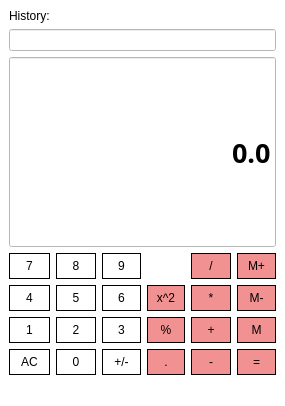
<?xml version="1.0" encoding="UTF-8"?>
<ui version="4.0">
 <class>Calculator</class>
 <widget class="QMainWindow" name="Calculator">
  <property name="windowModality">
   <enum>Qt::WindowModal</enum>
  </property>
  <property name="geometry">
   <rect>
    <x>0</x>
    <y>0</y>
    <width>285</width>
    <height>406</height>
   </rect>
  </property>
  <property name="maximumSize">
   <size>
    <width>16777215</width>
    <height>600</height>
   </size>
  </property>
  <property name="windowTitle">
   <string>Calculator</string>
  </property>
  <property name="styleSheet">
   <string notr="true">background-color: #FFFFFF;</string>
  </property>
  <property name="toolButtonStyle">
   <enum>Qt::ToolButtonFollowStyle</enum>
  </property>
  <widget class="QWidget" name="centralwidget">
   <layout class="QGridLayout" name="gridLayout">
    <item row="6" column="4">
     <widget class="QPushButton" name="Subtract">
      <property name="sizePolicy">
       <sizepolicy hsizetype="Preferred" vsizetype="Preferred">
        <horstretch>0</horstretch>
        <verstretch>0</verstretch>
       </sizepolicy>
      </property>
      <property name="styleSheet">
       <string notr="true">QPushButton {
	background-color: #F29191;
	border-radius: 15px;
	border: 1px solid;
	padding: 5px;
}
QPushButton:pressed {
	background-color: #D48181;
	border-radius: 15px;
	border: 1px solid;
	padding: 5px;
}</string>
      </property>
      <property name="text">
       <string>-</string>
      </property>
     </widget>
    </item>
    <item row="5" column="1">
     <widget class="QPushButton" name="Button2">
      <property name="sizePolicy">
       <sizepolicy hsizetype="Preferred" vsizetype="Preferred">
        <horstretch>0</horstretch>
        <verstretch>0</verstretch>
       </sizepolicy>
      </property>
      <property name="styleSheet">
       <string notr="true">QPushButton {
	background-color: #FFFFFF;
	border-radius: 15px;
	border: 1px solid;
	padding: 5px;
}
QPushButton:pressed {
	background-color: #E0DFDF;
	border-radius: 15px;
	border: 1px solid;
	padding: 5px;
}</string>
      </property>
      <property name="text">
       <string>2</string>
      </property>
     </widget>
    </item>
    <item row="4" column="2">
     <widget class="QPushButton" name="Button6">
      <property name="sizePolicy">
       <sizepolicy hsizetype="Preferred" vsizetype="Preferred">
        <horstretch>0</horstretch>
        <verstretch>0</verstretch>
       </sizepolicy>
      </property>
      <property name="styleSheet">
       <string notr="true">QPushButton {
	background-color: #FFFFFF;
	border-radius: 15px;
	border: 1px solid;
	padding: 5px;
}
QPushButton:pressed {
	background-color: #E0DFDF;
	border-radius: 15px;
	border: 1px solid;
	padding: 5px;
}</string>
      </property>
      <property name="text">
       <string>6</string>
      </property>
      <property name="flat">
       <bool>false</bool>
      </property>
     </widget>
    </item>
    <item row="3" column="5">
     <widget class="QPushButton" name="MemAdd">
      <property name="sizePolicy">
       <sizepolicy hsizetype="Preferred" vsizetype="Preferred">
        <horstretch>0</horstretch>
        <verstretch>0</verstretch>
       </sizepolicy>
      </property>
      <property name="styleSheet">
       <string notr="true">QPushButton {
	background-color: #F29191;
	border-radius: 15px;
	border: 1px solid;
	padding: 5px;
}
QPushButton:pressed {
	background-color: #D48181;
	border-radius: 15px;
	border: 1px solid;
	padding: 5px;
}</string>
      </property>
      <property name="text">
       <string>M+</string>
      </property>
     </widget>
    </item>
    <item row="4" column="1">
     <widget class="QPushButton" name="Button5">
      <property name="sizePolicy">
       <sizepolicy hsizetype="Preferred" vsizetype="Preferred">
        <horstretch>0</horstretch>
        <verstretch>0</verstretch>
       </sizepolicy>
      </property>
      <property name="styleSheet">
       <string notr="true">QPushButton {
	background-color: #FFFFFF;
	border-radius: 15px;
	border: 1px solid;
	padding: 5px;
}
QPushButton:pressed {
	background-color: #E0DFDF;
	border-radius: 15px;
	border: 1px solid;
	padding: 5px;
}</string>
      </property>
      <property name="text">
       <string>5</string>
      </property>
     </widget>
    </item>
    <item row="5" column="4">
     <widget class="QPushButton" name="Add">
      <property name="sizePolicy">
       <sizepolicy hsizetype="Preferred" vsizetype="Preferred">
        <horstretch>0</horstretch>
        <verstretch>0</verstretch>
       </sizepolicy>
      </property>
      <property name="styleSheet">
       <string notr="true">QPushButton {
	background-color: #F29191;
	border-radius: 15px;
	border: 1px solid;
	padding: 5px;
}
QPushButton:pressed {
	background-color: #D48181;
	border-radius: 15px;
	border: 1px solid;
	padding: 5px;
}</string>
      </property>
      <property name="text">
       <string>+</string>
      </property>
     </widget>
    </item>
    <item row="5" column="0">
     <widget class="QPushButton" name="Button1">
      <property name="sizePolicy">
       <sizepolicy hsizetype="Preferred" vsizetype="Preferred">
        <horstretch>0</horstretch>
        <verstretch>0</verstretch>
       </sizepolicy>
      </property>
      <property name="focusPolicy">
       <enum>Qt::StrongFocus</enum>
      </property>
      <property name="styleSheet">
       <string notr="true">QPushButton {
	background-color: #FFFFFF;
	border-radius: 15px;
	border: 1px solid;
	padding: 5px;
}
QPushButton:pressed {
	background-color: #E0DFDF;
	border-radius: 15px;
	border: 1px solid;
	padding: 5px;
}</string>
      </property>
      <property name="text">
       <string>1</string>
      </property>
     </widget>
    </item>
    <item row="6" column="3">
     <widget class="QPushButton" name="Dot">
      <property name="styleSheet">
       <string notr="true">QPushButton {
	background-color: #F29191;
	border-radius: 15px;
	border: 1px solid;
	padding: 5px;
}
QPushButton:pressed {
	background-color: #D48181;
	border-radius: 15px;
	border: 1px solid;
	padding: 5px;
}</string>
      </property>
      <property name="text">
       <string>.</string>
      </property>
     </widget>
    </item>
    <item row="4" column="0">
     <widget class="QPushButton" name="Button4">
      <property name="sizePolicy">
       <sizepolicy hsizetype="Preferred" vsizetype="Preferred">
        <horstretch>0</horstretch>
        <verstretch>0</verstretch>
       </sizepolicy>
      </property>
      <property name="styleSheet">
       <string notr="true">QPushButton {
	background-color: #FFFFFF;
	border-radius: 15px;
	border: 1px solid;
	padding: 5px;
}
QPushButton:pressed {
	background-color: #E0DFDF;
	border-radius: 15px;
	border: 1px solid;
	padding: 5px;
}</string>
      </property>
      <property name="text">
       <string>4</string>
      </property>
     </widget>
    </item>
    <item row="4" column="5">
     <widget class="QPushButton" name="MemClear">
      <property name="sizePolicy">
       <sizepolicy hsizetype="Preferred" vsizetype="Preferred">
        <horstretch>0</horstretch>
        <verstretch>0</verstretch>
       </sizepolicy>
      </property>
      <property name="styleSheet">
       <string notr="true">QPushButton {
	background-color: #F29191;
	border-radius: 15px;
	border: 1px solid;
	padding: 5px;
}
QPushButton:pressed {
	background-color: #D48181;
	border-radius: 15px;
	border: 1px solid;
	padding: 5px;
}</string>
      </property>
      <property name="text">
       <string>M-</string>
      </property>
     </widget>
    </item>
    <item row="3" column="4">
     <widget class="QPushButton" name="Divide">
      <property name="sizePolicy">
       <sizepolicy hsizetype="Preferred" vsizetype="Preferred">
        <horstretch>0</horstretch>
        <verstretch>0</verstretch>
       </sizepolicy>
      </property>
      <property name="styleSheet">
       <string notr="true">QPushButton {
	background-color: #F29191;
	border-radius: 15px;
	border: 1px solid;
	padding: 5px;
}
QPushButton:pressed {
	background-color: #D48181;
	border-radius: 15px;
	border: 1px solid;
	padding: 5px;
}</string>
      </property>
      <property name="text">
       <string>/</string>
      </property>
     </widget>
    </item>
    <item row="6" column="5">
     <widget class="QPushButton" name="Equals">
      <property name="sizePolicy">
       <sizepolicy hsizetype="Preferred" vsizetype="Preferred">
        <horstretch>0</horstretch>
        <verstretch>0</verstretch>
       </sizepolicy>
      </property>
      <property name="styleSheet">
       <string notr="true">QPushButton {
	background-color: #F29191;
	border-radius: 15px;
	border: 1px solid;
	padding: 5px;
}
QPushButton:pressed {
	background-color: #D48181;
	border-radius: 15px;
	border: 1px solid;
	padding: 5px;
}</string>
      </property>
      <property name="text">
       <string>=</string>
      </property>
     </widget>
    </item>
    <item row="5" column="2">
     <widget class="QPushButton" name="Button3">
      <property name="sizePolicy">
       <sizepolicy hsizetype="Preferred" vsizetype="Preferred">
        <horstretch>0</horstretch>
        <verstretch>0</verstretch>
       </sizepolicy>
      </property>
      <property name="styleSheet">
       <string notr="true">QPushButton {
	background-color: #FFFFFF;
	border-radius: 15px;
	border: 1px solid;
	padding: 5px;
}
QPushButton:pressed {
	background-color: #E0DFDF;
	border-radius: 15px;
	border: 1px solid;
	padding: 5px;
}</string>
      </property>
      <property name="text">
       <string>3</string>
      </property>
     </widget>
    </item>
    <item row="3" column="1">
     <widget class="QPushButton" name="Button8">
      <property name="sizePolicy">
       <sizepolicy hsizetype="Preferred" vsizetype="Preferred">
        <horstretch>0</horstretch>
        <verstretch>0</verstretch>
       </sizepolicy>
      </property>
      <property name="styleSheet">
       <string notr="true">QPushButton {
	background-color: #FFFFFF;
	border-radius: 15px;
	border: 1px solid;
	padding: 5px;
}
QPushButton:pressed {
	background-color: #E0DFDF;
	border-radius: 15px;
	border: 1px solid;
	padding: 5px;
}</string>
      </property>
      <property name="text">
       <string>8</string>
      </property>
     </widget>
    </item>
    <item row="5" column="5">
     <widget class="QPushButton" name="MemGet">
      <property name="sizePolicy">
       <sizepolicy hsizetype="Preferred" vsizetype="Preferred">
        <horstretch>0</horstretch>
        <verstretch>0</verstretch>
       </sizepolicy>
      </property>
      <property name="styleSheet">
       <string notr="true">QPushButton {
	background-color: #F29191;
	border-radius: 15px;
	border: 1px solid;
	padding: 5px;
}
QPushButton:pressed {
	background-color: #D48181;
	border-radius: 15px;
	border: 1px solid;
	padding: 5px;
}</string>
      </property>
      <property name="text">
       <string>M</string>
      </property>
     </widget>
    </item>
    <item row="3" column="2">
     <widget class="QPushButton" name="Button9">
      <property name="sizePolicy">
       <sizepolicy hsizetype="Preferred" vsizetype="Preferred">
        <horstretch>0</horstretch>
        <verstretch>0</verstretch>
       </sizepolicy>
      </property>
      <property name="styleSheet">
       <string notr="true">QPushButton {
	background-color: #FFFFFF;
	border-radius: 15px;
	border: 1px solid;
	padding: 5px;
}
QPushButton:pressed {
	background-color: #E0DFDF;
	border-radius: 15px;
	border: 1px solid;
	padding: 5px;
}</string>
      </property>
      <property name="text">
       <string>9</string>
      </property>
     </widget>
    </item>
    <item row="2" column="0" colspan="6">
     <widget class="QLineEdit" name="Display">
      <property name="sizePolicy">
       <sizepolicy hsizetype="Preferred" vsizetype="Expanding">
        <horstretch>0</horstretch>
        <verstretch>0</verstretch>
       </sizepolicy>
      </property>
      <property name="font">
       <font>
        <family>Century Gothic</family>
        <pointsize>20</pointsize>
        <italic>false</italic>
        <bold>true</bold>
       </font>
      </property>
      <property name="styleSheet">
       <string notr="true">QLineEdit {
	background-color: #FFFFFF;
	color: black;
	font: 700 20pt &quot;Century Gothic&quot;;
}</string>
      </property>
      <property name="text">
       <string>0.0</string>
      </property>
      <property name="alignment">
       <set>Qt::AlignRight|Qt::AlignTrailing|Qt::AlignVCenter</set>
      </property>
      <property name="readOnly">
       <bool>true</bool>
      </property>
     </widget>
    </item>
    <item row="3" column="0">
     <widget class="QPushButton" name="Button7">
      <property name="sizePolicy">
       <sizepolicy hsizetype="Preferred" vsizetype="Preferred">
        <horstretch>0</horstretch>
        <verstretch>0</verstretch>
       </sizepolicy>
      </property>
      <property name="styleSheet">
       <string notr="true">QPushButton {
	background-color: #FFFFFF;
	border-radius: 15px;
	border: 1px solid;
	padding: 5px;
}
QPushButton:pressed {
	background-color: #E0DFDF;
	border-radius: 15px;
	border: 1px solid;
	padding: 5px;
}</string>
      </property>
      <property name="text">
       <string>7</string>
      </property>
     </widget>
    </item>
    <item row="6" column="2">
     <widget class="QPushButton" name="ChangeSign">
      <property name="sizePolicy">
       <sizepolicy hsizetype="Preferred" vsizetype="Preferred">
        <horstretch>0</horstretch>
        <verstretch>0</verstretch>
       </sizepolicy>
      </property>
      <property name="styleSheet">
       <string notr="true">QPushButton {
	background-color: #FFFFFF;
	border-radius: 15px;
	border: 1px solid;
	padding: 5px;
}
QPushButton:pressed {
	background-color: #E0DFDF;
	border-radius: 15px;
	border: 1px solid;
	padding: 5px;
}</string>
      </property>
      <property name="text">
       <string>+/-</string>
      </property>
     </widget>
    </item>
    <item row="6" column="1">
     <widget class="QPushButton" name="Button0">
      <property name="sizePolicy">
       <sizepolicy hsizetype="Preferred" vsizetype="Preferred">
        <horstretch>0</horstretch>
        <verstretch>0</verstretch>
       </sizepolicy>
      </property>
      <property name="styleSheet">
       <string notr="true">QPushButton {
	background-color: #FFFFFF;
	border-radius: 15px;
	border: 1px solid;
	padding: 5px;
}
QPushButton:pressed {
	background-color: #E0DFDF;
	border-radius: 15px;
	border: 1px solid;
	padding: 5px;
}</string>
      </property>
      <property name="text">
       <string>0</string>
      </property>
     </widget>
    </item>
    <item row="1" column="0" colspan="6">
     <widget class="QLineEdit" name="History">
      <property name="styleSheet">
       <string notr="true">QLineEdit {
	background-color: #FFFFFF;
	color: black;
	font: 700 20pt &quot;Century Gothic&quot;;
}</string>
      </property>
      <property name="readOnly">
       <bool>true</bool>
      </property>
     </widget>
    </item>
    <item row="6" column="0">
     <widget class="QPushButton" name="Clear">
      <property name="sizePolicy">
       <sizepolicy hsizetype="Preferred" vsizetype="Preferred">
        <horstretch>0</horstretch>
        <verstretch>0</verstretch>
       </sizepolicy>
      </property>
      <property name="styleSheet">
       <string notr="true">QPushButton {
	background-color: #FFFFFF;
	border-radius: 15px;
	border: 1px solid;
	padding: 5px;
}
QPushButton:pressed {
	background-color: #E0DFDF;
	border-radius: 15px;
	border: 1px solid;
	padding: 5px;
}</string>
      </property>
      <property name="text">
       <string>AC</string>
      </property>
     </widget>
    </item>
    <item row="4" column="4">
     <widget class="QPushButton" name="Multiply">
      <property name="sizePolicy">
       <sizepolicy hsizetype="Preferred" vsizetype="Preferred">
        <horstretch>0</horstretch>
        <verstretch>0</verstretch>
       </sizepolicy>
      </property>
      <property name="styleSheet">
       <string notr="true">QPushButton {
	background-color: #F29191;
	border-radius: 15px;
	border: 1px solid;
	padding: 5px;
}
QPushButton:pressed {
	background-color: #D48181;
	border-radius: 15px;
	border: 1px solid;
	padding: 5px;
}</string>
      </property>
      <property name="text">
       <string>*</string>
      </property>
     </widget>
    </item>
    <item row="5" column="3">
     <widget class="QPushButton" name="Percent">
      <property name="styleSheet">
       <string notr="true">QPushButton {
	background-color: #F29191;
	border-radius: 15px;
	border: 1px solid;
	padding: 5px;
}
QPushButton:pressed {
	background-color: #D48181;
	border-radius: 15px;
	border: 1px solid;
	padding: 5px;
}</string>
      </property>
      <property name="text">
       <string>%</string>
      </property>
     </widget>
    </item>
    <item row="0" column="0">
     <widget class="QLabel" name="label">
      <property name="styleSheet">
       <string notr="true">font: italic 9pt &quot;Californian FB&quot;;</string>
      </property>
      <property name="text">
       <string>History:</string>
      </property>
     </widget>
    </item>
    <item row="4" column="3">
     <widget class="QPushButton" name="Sqr">
      <property name="styleSheet">
       <string notr="true">QPushButton {
	background-color: #F29191;
	border-radius: 15px;
	border: 1px solid;
	padding: 5px;
}
QPushButton:pressed {
	background-color: #D48181;
	border-radius: 15px;
	border: 1px solid;
	padding: 5px;
}</string>
      </property>
      <property name="text">
       <string>x^2</string>
      </property>
     </widget>
    </item>
   </layout>
  </widget>
  <widget class="QMenuBar" name="menubar">
   <property name="geometry">
    <rect>
     <x>0</x>
     <y>0</y>
     <width>285</width>
     <height>26</height>
    </rect>
   </property>
  </widget>
  <widget class="QStatusBar" name="statusbar"/>
 </widget>
 <resources/>
 <connections/>
</ui>
